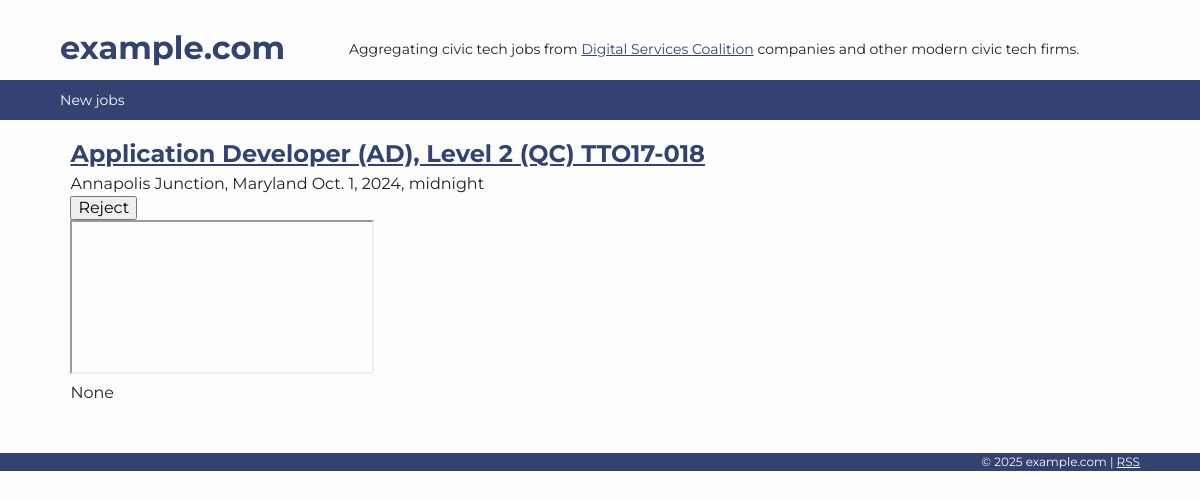
The page /jobs/502/ on the database its author committed.
### jobsearch/models.py (models this page shows, shortened)
class Job(models.Model):
    title = models.CharField(max_length=255)
    new_company = models.ForeignKey(Company, on_delete=models.CASCADE, null=True)
    location = models.CharField(max_length=255)
    link = models.URLField()
    pub_date = models.DateTimeField("date published", blank=True, null=True)
    import_date = models.DateTimeField(auto_now_add=True)
    job_id = models.CharField(max_length=255, editable=False)
    user = models.ForeignKey(Profile, on_delete=models.CASCADE)
    rejected = models.BooleanField(default=False)
    featured = models.BooleanField(default=False)
    status = models.CharField(max_length=2, choices=STATUS_CHOICES, blank=True, null=True)
    job_type = models.CharField(max_length=20, choices=PRACTICE_CHOICES, blank=True, null=True)
    skills = models.CharField(max_length=255, blank=True, null=True)
    details = models.TextField(blank=True, null=True)
    salary = models.CharField(max_length=255, blank=True, null=True)
    def get_source_url(self):
        return self.link

### jobsearch/views.py (the view)
# urls.py: path('jobs/<int:pk>/', JobDetailView.as_view(), name='job_detail'),
class JobDetailView(DetailView):
    model = Job
    def get_context_data(self, **kwargs):
        context = super(JobDetailView, self).get_context_data(**kwargs)
        return context

### DSCovery/context_processors.py (called while the page is built)
def site_processor(request):
    authenticated_request = request.user.is_authenticated
    last_seen = request.session.get('last_seen', now)
    return {
        'site': get_current_site(request),
        'now': now,
        'project_name': getattr(settings, 'PROJECT_NAME', None),
        'current_path': request.get_full_path(),
        'last_seen': last_seen,
        'authenticated_request': authenticated_request,
    }

### jobsearch/templates/jobsearch/job_detail.html (shortened to what this page needs)
{% extends 'base.html' %}
{% block bodyclass %}details{% endblock %}
{% block content %}
<h3><a href="{{ job.link }}">{{ job.title }}</a></h3>
<td>{{ job.location }}</td>
<td>{{ job.pub_date|default_if_none:"" }}</td>
                <form action="{% url 'reject_job' %}" method="post">
                    <input type="submit" value="Reject" />
                  </form>
    <article class="job-details">
        <iframe src="{{ job.get_source_url }}"></iframe>
          <article>{{ job.details }}</article>
{% endblock %}

### templates/base.html (shortened to what this page needs)
{% load static %}
<!doctype html>
<html class="no-js" lang="">
<head>
  <link rel="stylesheet" href="{% static 'css/site.css' %}?v=5">
</head>
<body id="{% block bodyid %}{% endblock %}" class="{% block bodyclass %}{% endblock %}">
  <header role="banner">
    {% block banner %}
        {% block site_name %}
          <h1 class="site-name">
            <a href="/" title="Home">
              {% block logo %}{{ site.name }}{% endblock %}
            </a>
          </h1>
          <h2>Aggregating civic tech jobs from <a href="http://digitalservicescoalition.org">Digital Services Coalition</a> companies and other modern civic tech firms.</h2>
        {% endblock %}
    {% endblock %}
  </header>
  <nav role="navigation">
  {% load flatpages %}
    {% get_flatpages as flatpages %}
    <ul>
        <li><a href="{% url 'new_jobs' %}">New jobs</a></li>
    </ul>
  </nav>
  <div id="wrapper">
    <main>{% block content %}{% endblock %}</main>
  </div>
  <footer id="footer" role="contentinfo">
    {% block footer %}
      <div>
        <p class="copyright">&copy; {{ now.year }} {{ site.name }} | <a href="{% url 'job_feed' %}">RSS</a></p>
      </div>
    {% endblock %}
  </footer>
</body>
</html>

### static/css/site.css (style rules this page uses)
:root { --max_width: 90vw; --color-primary: #324372; --color-primary-light: #5977a1; --color-primary-dark: #1B1F47; --color-danger: #a51e1e; --color-success: #138015; --color-info: #0f8894; --color-warning: #dc781a; --color-background: #fdfdfd; --font-family: 'Montserrat', sans-serif; }
:root { line-height: 1.5; }
h1, h2, h3, h4, h5, figure, p, ol, ul { margin: 0; }
ol, ul { list-style: none; padding-inline: 0; }
h1, h2, h3, h4, h5 { font-size: inherit; font-weight: inherit; }
body { background-color: var(--color-background); color: #222; font-family: var(--font-family); }
a { color: var(--color-primary); transition: color 0.33s; }
[role=banner] { display: flex; align-items: center; margin: 1.5em auto 0; justify-content: flex-start; width: var(--max_width); padding-bottom: 0.5em }
[role="banner"] h2 { margin-top: 0.25em; font-size: 0.875em; }
[role="navigation"] { background-color: var(--color-primary); margin-bottom: 1em; }
[role="navigation"] ul { max-width: var(--max_width); margin: 0 auto; }
[role="navigation"] li { display: inline-block; padding: 0.5em 1em 0.5em 0; }
[role="navigation"] li a { color: var(--color-background); text-decoration: none; font-size: 0.875em; }
main { max-width: var(--max_width); margin: 0 auto; }
footer { background-color: var(--color-primary); margin-bottom: 1em; margin-top: 3em }
footer div { max-width: var(--max_width); margin: 0 auto; font-size: 0.75em; text-align:right; color: var(--color-background) }
footer a { color: var(--color-background); }
h1, h3 { font-size: 1.5rem; font-weight: bold; color: var(--color-primary-light) }
.details main { max-width: 100ch; margin: auto }

### rows shown on the page
Job: title "Application Developer (AD), Level 2 (QC) TTO17-018", location "Annapolis Junction, Maryland", pub_date "Oct. 1, 2024, midnight", details "None"

### other values the page prints
{{ site.name }} "example.com"
{{ now.year }} "2025"
